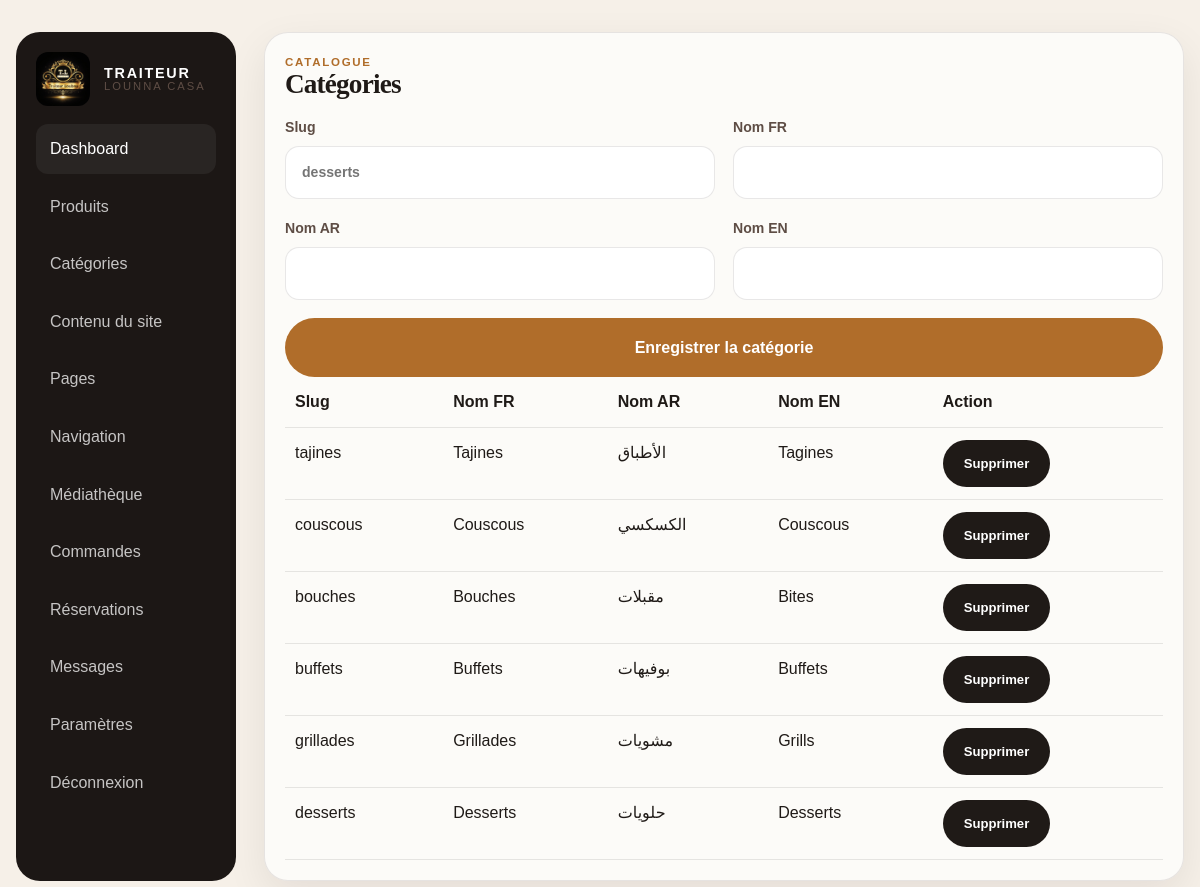
Screenshot of /admin/categories (signed in) with the database file from the repository.
### tables this page shows
CREATE TABLE settings (
            id INTEGER PRIMARY KEY AUTOINCREMENT,
            key TEXT UNIQUE NOT NULL,
            value TEXT NOT NULL
        );

CREATE TABLE categories (
            id INTEGER PRIMARY KEY AUTOINCREMENT,
            slug TEXT UNIQUE NOT NULL,
            name TEXT NOT NULL,
            created_at TEXT DEFAULT CURRENT_TIMESTAMP
        , active INTEGER DEFAULT 1, sort_order INTEGER DEFAULT 0);

### app.py (the view, shortened to what this page needs)
@app.route("/admin/categories", methods=["GET", "POST"])
def admin_categories():
    conn = get_db_connection()
    categories = conn.execute("SELECT * FROM categories ORDER BY id").fetchall()
    conn.close()
    return render_template("admin/categories.html", categories=categories)

### app.py (called while the page is built)
def get_db_connection():
    conn = sqlite3.connect(app.config["DATABASE"])
    conn.row_factory = sqlite3.Row
    return conn

def is_admin_authenticated():
    return bool(session.get("admin_user_id"))

@app.before_request
def protect_admin_routes():
    if request.path.startswith("/admin") and request.endpoint not in {"admin_login", "admin_register"}:
        if not is_admin_authenticated():
            if request.path == "/admin/upload":
                return jsonify({"success": False, "message": "Unauthorized"}), 401
            return redirect(url_for("admin_login", next=request.path))

def normalize_lang(lang):
    return lang if lang in ("fr", "ar", "en") else "fr"

def get_translation(lang):
    lang = normalize_lang(lang)
    path = TRANSLATIONS_DIR / f"{lang}.json"
    try:
        with open(path, "r", encoding="utf-8") as file:
            return json.load(file)
    except FileNotFoundError:
        return {}

@app.template_filter("from_json")
def from_json_filter(value):
    try:
        return json.loads(value)
    except (TypeError, ValueError):
        return {}

def get_settings_dict():
    conn = get_db_connection()
    rows = conn.execute("SELECT key, value FROM settings").fetchall()
    conn.close()
    settings = {row["key"]: row["value"] for row in rows}
    if settings.get("tiktok") == "https://www.tiktok.com/@traiteur_loubna_casa":
        settings["tiktok"] = "https://www.tiktok.com/@traiteur_loubna_casa/"
    return settings

def get_content_items(content_type=None, include_inactive=False):
    conn = get_db_connection()
    active_clause = "" if include_inactive else " AND active = 1"
    if content_type:
        rows = conn.execute(f"SELECT * FROM content_items WHERE content_type = ?{active_clause} ORDER BY sort_order, id", (content_type,)).fetchall()
    else:
        rows = conn.execute(f"SELECT * FROM content_items WHERE 1 = 1{active_clause} ORDER BY content_type, sort_order, id").fetchall()
    conn.close()
    return rows

def get_navigation_items():
    conn = get_db_connection()
    rows = conn.execute("SELECT * FROM navigation_items WHERE visible_nav = 1 ORDER BY sort_order, id").fetchall()
    conn.close()
    return rows

### templates/admin/categories.html
{% extends 'admin/base.html' %}
{% block content %}
<div class="admin-card">
  <div class="eyebrow">Catalogue</div><h3>Catégories</h3>
  <form method="post" class="form-grid">
    <div class="form-grid two-col"><label>Slug<input name="slug" placeholder="desserts" required /></label><label>Nom FR<input name="name_fr" required /></label></div>
    <div class="form-grid two-col"><label>Nom AR<input name="name_ar" /></label><label>Nom EN<input name="name_en" /></label></div>
    <button class="button accent" type="submit">Enregistrer la catégorie</button>
  </form>
  <div class="table-wrap"><table><thead><tr><th>Slug</th><th>Nom FR</th><th>Nom AR</th><th>Nom EN</th><th>Action</th></tr></thead><tbody>{% for category in categories %}{% set names = category.name|from_json %}<tr><td>{{ category.slug }}</td><td>{{ names.get('fr') }}</td><td>{{ names.get('ar') }}</td><td>{{ names.get('en') }}</td><td><form method="post" action="{{ url_for('admin_category_delete', category_id=category.id) }}"><button class="button small dark" type="submit">Supprimer</button></form></td></tr>{% endfor %}</tbody></table></div>
</div>
{% endblock %}

### templates/admin/base.html (shortened to what this page needs)
<!DOCTYPE html>
<html lang="fr">
  <head>
    <link rel="stylesheet" href="{{ url_for('static', filename='style.css') }}" />
  </head>
  <body>
    <div class="container" style="padding: 32px 0;">
      <div class="admin-layout">
        <aside class="admin-sidebar">
          <div class="brand" style="margin-bottom: 18px;">
            {% if settings.get('logo') %}<img class="brand-logo" src="{{ settings.get('logo') }}" alt="{{ settings.get('company_name', 'TRAITEUR LOUNNA CASA') }}" />{% else %}<span class="brand-mark">TL</span>{% endif %}
            <span class="brand-text">
              <strong>TRAITEUR</strong>
              <small>LOUNNA CASA</small>
            </span>
          </div>
          <nav>
            <a href="{{ url_for('admin_dashboard') }}" class="active">Dashboard</a>
            <a href="{{ url_for('admin_products') }}">Produits</a>
            <a href="{{ url_for('admin_categories') }}">Catégories</a>
            <a href="{{ url_for('admin_content') }}">Contenu du site</a>
            <a href="{{ url_for('admin_pages') }}">Pages</a>
            <a href="{{ url_for('admin_navigation') }}">Navigation</a>
            <a href="{{ url_for('admin_media') }}">Médiathèque</a>
            <a href="{{ url_for('admin_orders') }}">Commandes</a>
            <a href="{{ url_for('admin_reservations') }}">Réservations</a>
            <a href="{{ url_for('admin_messages') }}">Messages</a>
            <a href="{{ url_for('admin_settings') }}">Paramètres</a>
            <a href="{{ url_for('admin_logout') }}">Déconnexion</a>
          </nav>
        </aside>
        <main>
          {% block content %}{% endblock %}
        </main>
      </div>
    </div>
  </body>
</html>

### static/style.css (style rules this page uses)
:root { --bg: #f6f0e8; --panel: #fffaf4; --panel-strong: #f2e5d3; --text: #1f1a17; --muted: #5e4d45; --accent: #b06d2a; --accent-dark: #7b4814; --sage: #82976d; --card: #fffdf9; --line: rgba(33, 26, 22, 0.1); --shadow: 0 14px 40px rgba(24, 16, 11, 0.08); --radius: 24px; --section: 116px; }
* { box-sizing: border-box; }
html { scroll-behavior: smooth; }
body { margin: 0; font-family: 'Manrope', sans-serif; background: var(--bg); color: var(--text); line-height: 1.6; }
img { max-width: 100%; display: block; }
a { color: inherit; text-decoration: none; }
button, input, textarea, select { font: inherit; }
.container { width: min(1200px, calc(100% - 32px)); margin: 0 auto; }
h1, h2, h3, h4, .display { font-family: 'Cormorant Garamond', serif; letter-spacing: -0.03em; line-height: 0.96; margin: 0 0 18px; color: var(--text); }
h3 { font-size: clamp(1.7rem, 2vw, 2.4rem); }
.brand { display: inline-flex; align-items: center; gap: 14px; flex-shrink: 0; }
.brand-logo { width: 54px; height: 54px; object-fit: contain; border-radius: 12px; }
.brand-text { display: flex; flex-direction: column; line-height: 1; }
.brand-text strong { font-size: 0.9rem; letter-spacing: 0.12em; }
.brand-text small { font-size: 0.7rem; letter-spacing: 0.18em; color: var(--muted); }
.button { display: inline-flex; align-items: center; justify-content: center; gap: 10px; padding: 16px 26px; border-radius: 999px; border: 1px solid transparent; cursor: pointer; transition: transform .2s ease, box-shadow .2s ease, background .2s ease; font-weight: 700; }
.button.dark { background: var(--text); color: #fff; }
.button.accent { background: var(--accent); color: #fff; }
.button.small { padding: 12px 20px; font-size: 0.82rem; }
.eyebrow { color: var(--accent); text-transform: uppercase; letter-spacing: 0.15em; font-size: 0.72rem; font-weight: 800; }
.info-card, .product-card, .event-card, .gallery-card, .service-card, .faq-item, .reservation-box, .order-panel, .checkout-card, .admin-card { background: rgba(255,255,255,0.7); border: 1px solid var(--line); border-radius: var(--radius); box-shadow: var(--shadow); }
.cart-panel, .order-layout, .reservation-layout, .contact-layout, .admin-layout, .dashboard-grid { display: grid; gap: 28px; }
.admin-layout { grid-template-columns: 220px 1fr; }
.order-panel, .checkout-card, .reservation-box, .contact-box, .admin-card { padding: 24px; }
.form-grid { display: grid; gap: 18px; }
.form-grid.two-col { grid-template-columns: repeat(2, minmax(0,1fr)); }
label { display: grid; gap: 8px; color: var(--muted); font-size: 0.88rem; font-weight: 700; }
input, textarea, select { width: 100%; background: #fff; border: 1px solid var(--line); border-radius: 14px; padding: 14px 16px; color: var(--text); }
.admin-sidebar { background: #1c1715; border-radius: 24px; padding: 20px; color: #fff; }
.admin-sidebar a { display: flex; justify-content: space-between; align-items: center; padding: 12px 14px; border-radius: 12px; color: rgba(255,255,255,0.75); margin-bottom: 8px; }
.admin-sidebar a.active, .admin-sidebar a:hover { background: rgba(255,255,255,0.06); color: #fff; }
.admin-card { padding: 20px; }
.admin-card h3 { margin-bottom: 18px; }
.table-wrap { overflow-x: auto; }
table { width: 100%; border-collapse: collapse; }
th, td { padding: 12px 10px; text-align: left; border-bottom: 1px solid var(--line); vertical-align: top; }

### rows the page displays
settings: get (picture)
categories: slug "tajines", get "Tajines", get "الأطباق", get "Tagines"
categories: slug "couscous", get "Couscous", get "الكسكسي"
categories: slug "bouches", get "Bouches", get "مقبلات", get "Bites"
categories: slug "buffets", get "Buffets", get "بوفيهات"
categories: slug "grillades", get "Grillades", get "مشويات", get "Grills"
categories: slug "desserts", get "Desserts", get "حلويات"
